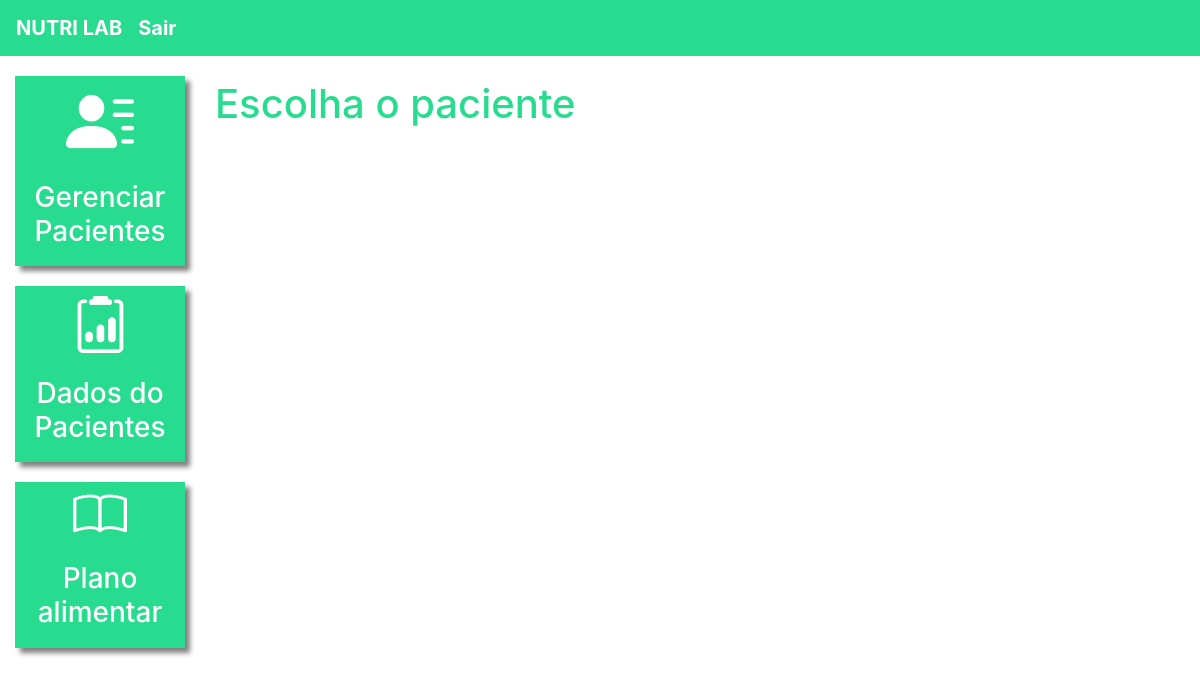
Page /dados_paciente/ (signed in) on the earlier database version.
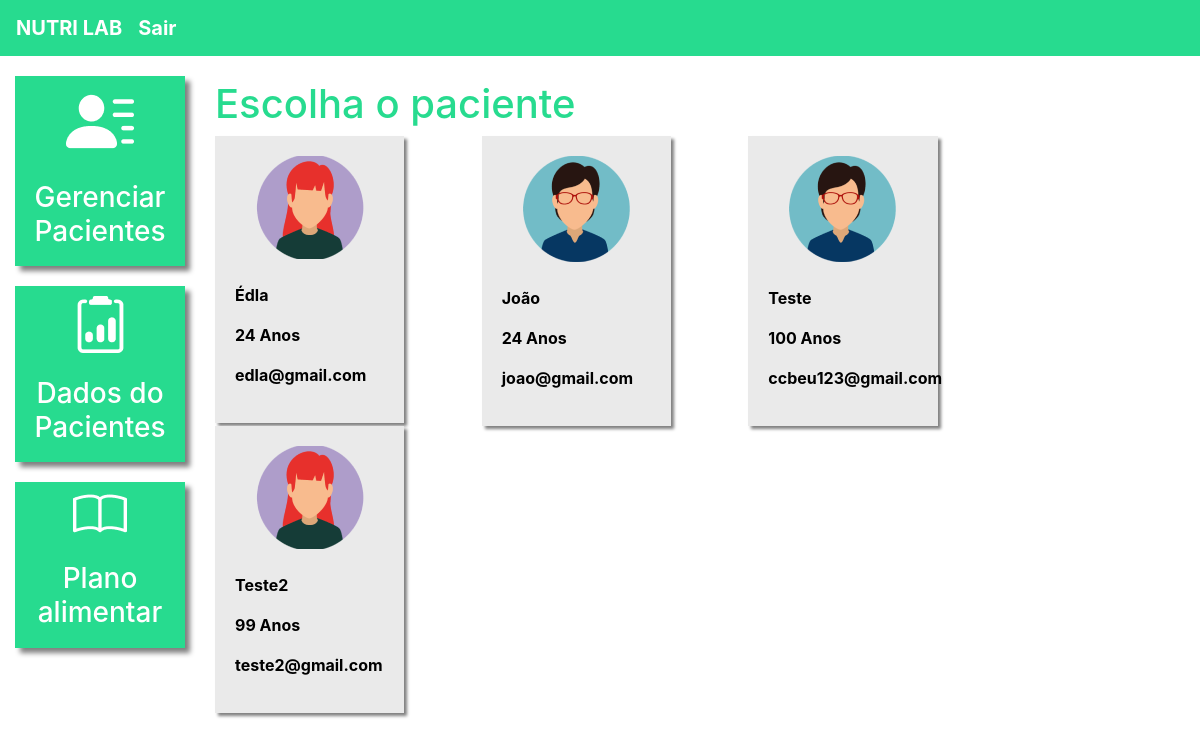
Same page on the later database version.
### plataforma/models.py (models this page shows, shortened)
class Pacientes(models.Model):
    choices_sexo = (('F', 'Feminino'),
                    ('M', 'Maculino'))
    nome = models.CharField(max_length=50)
    sexo = models.CharField(max_length=1, choices=choices_sexo)
    idade = models.IntegerField()
    email = models.EmailField()
    telefone = models.CharField(max_length=19)
    nutri = models.ForeignKey(User, on_delete=models.CASCADE)

### plataforma/views.py (the view)
# urls.py: path('dados_paciente/', views.dados_paciente_listar, name="dados_paciente_listar"),
@login_required(login_url="/auth/login/")
def dados_paciente_listar(request):
    if request.method == "GET":
        pacientes = Pacientes.objects.filter(nutri=request.user)
        return render(request, "dados_paciente_listar.html", {"pacientes": pacientes})

### plataforma/templates/dados_paciente_listar.html (shortened to what this page needs)
{% extends 'base_plataforma.html' %}
{% load static %}
{% block 'plataforma' %}
    <br>
		<h1 class="titulo">Escolha o paciente</h1>
    <div  class="row">
        {% for paciente in pacientes%}
            <div class="col-md-4">
                <a href="{% url 'dados_paciente' paciente.id %}" class="link-hover">
                    <div class="card-paciente">
                        <div class="foto-perfil">
                            {% if paciente.sexo == "M"%}
                                <img src="{% static 'plataforma/img/perfil2.png' %}">
                            {% else %}
                                <img src="{% static 'plataforma/img/perfil1.png' %}">
                            {% endif %}
                        </div>
                        <br>
                        <p class="dados">{{paciente.nome}}</p>
                        <p class="dados">{{paciente.idade}} Anos</p>
                        <p class="dados">{{paciente.email}}</p>
                    </div>
                </a>
            </div>
        {% endfor %}
    </div>
{% endblock%}

### templates/base_plataforma.html
{% extends 'base.html' %}
{% load static %}
{% block 'head' %}
    <link rel="stylesheet" href="{% static 'plataforma/css/css.css' %}">
    <link rel="stylesheet" href="{% static 'plataforma/css/plano_alimentar.css' %}">
{% endblock %}
{% block 'body' %}
    <div class="container-fluid">
        <div class="row">
            <div class="col-md-2">
                <a href="{% url 'pacientes' %}" class="link-lateral">
                    <div class="card-lateral">
                        <img src="{% static 'plataforma/img/paciente.png' %}">
                        <br>
                        <br>
                        <h3>Gerenciar Pacientes</h3>
                    </div>
                </a>
                <a href="{% url 'dados_paciente_listar' %}" class="link-lateral">
                    <div class="card-lateral">
                        <img src="{% static 'plataforma/img/dados_paciente.png' %}">
                        <br>
                        <br>
                        <h3>Dados do Pacientes</h3>
                    </div>
                </a>
                <a href="{% url 'plano_alimentar_listar' %}" class="link-lateral">
                    <div class="card-lateral">
                        <img src="{% static 'plataforma/img/plano_alimentar.png' %}">
                        <br>
                        <br>
                        <h3>Plano alimentar</h3>
                    </div>
                </a>
            </div>
            <div class="col-md-8">
                {% block 'plataforma' %}
                {% endblock %}
            </div>
        </div>
    </div>
{% endblock%}

### templates/base.html (shortened to what this page needs)
{% load static %}
<!doctype html>
<html lang="pt-BR">
    <head>
        {% block 'head' %}{% endblock %}
        <link rel="stylesheet" href="https://cdn.jsdelivr.net/npm/bootstrap@4.6.1/dist/css/bootstrap.min.css">
    </head>
    <body>
        {% if user.is_authenticated %}
            <nav style="background-color: #27DB8F;" class="navbar navbar-expand-lg navbar-dark">
                <a style="font-weight: bold" class="navbar-brand" href="/pacientes/">NUTRI LAB</a>
                <b><a class="navbar-brand" style="float: right;" href="http://127.0.0.1:8000/auth/logout/">Sair</a></b>
            </nav>
        {% endif %}
        {% block 'body' %}{% endblock%}
    </body>
</html>

### templates/static/plataforma/css/css.css (style rules this page uses)
.card-lateral { background-color: #27DB8F; margin-top: 20px; padding: 10px; color: white; font-weight: bold; text-decoration: none; text-align: center; box-shadow: 5px 5px 5px gray; }
.titulo { color: #27DB8F; }
.card-paciente { background-color: #EAEAEA; width: 80%; box-shadow: 3px 3px 3px gray; padding: 20px; color: black; }
.foto-perfil { text-align: center; }
.dados { font-weight: bold; }

Differences in the rows shown:
added Pacientes: nome "Édla", idade "24", email "edla@gmail.com"
added Pacientes: nome "João", idade "24", email "joao@gmail.com"
added Pacientes: nome "Teste", idade "100", email "ccbeu123@gmail.com"
added Pacientes: nome "Teste2", idade "99", email "teste2@gmail.com"
